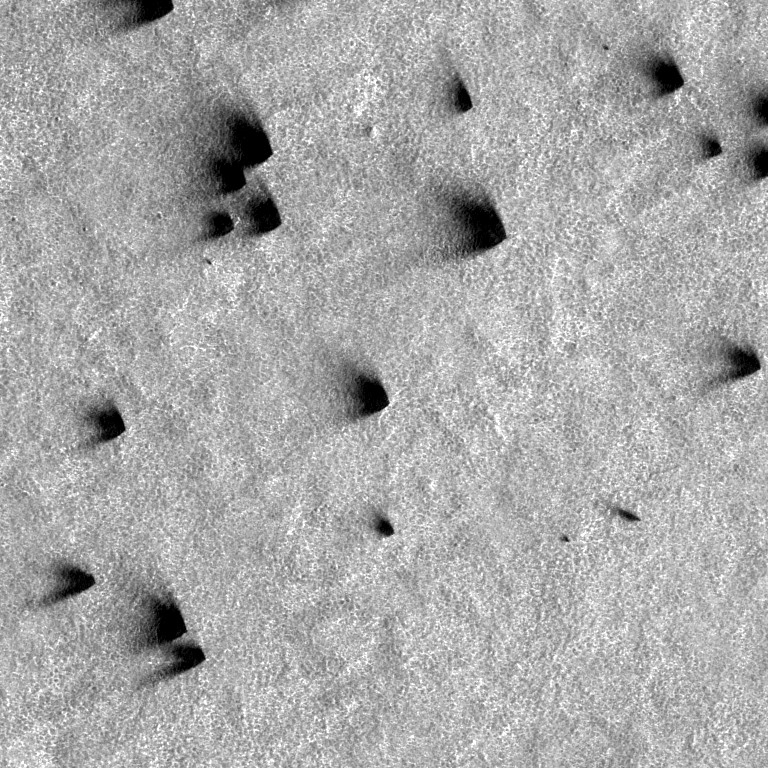
#> input picture training/refined-coco/test/ESP_020146_0950_APF0000q3e.jpg, 768 x 768 px
$ python -i refine_masks.py   (imports and definitions only)
#> lines starting #> are read from the running program, lines starting #| are printed output that depends on the picture; after the words box and inside, x2 and y2 are one past the last pixel; in counts of white or black regions, pixels touching at a corner belong together
#> further down, picture is the input picture: shape (768, 768, 3); min 0, max 255, mean 168.2
"""Create catalog-guided dark-fan masks for a second Roboflow experiment.

The source catalog supplies candidate fan locations. Local image contrast
snaps those approximate wedges to dark deposits; a candidate with no nearby
deposit is dropped. This is deliberately a weak-label refinement, not a claim
of hand-verified pixel ground truth.
"""

from __future__ import annotations

import json
import shutil
import zipfile
from pathlib import Path

import cv2
import numpy as np

from export_coco import OUT as SOURCE_DATASET

ROOT = Path(__file__).resolve().parents[1]
DEST = ROOT / "training" / "refined-coco"
ARCHIVE = ROOT / "training" / "mars-weather-refined-coco.zip"


def dark_components(image: np.ndarray):
    background = cv2.GaussianBlur(image, (0, 0), sigmaX=22)
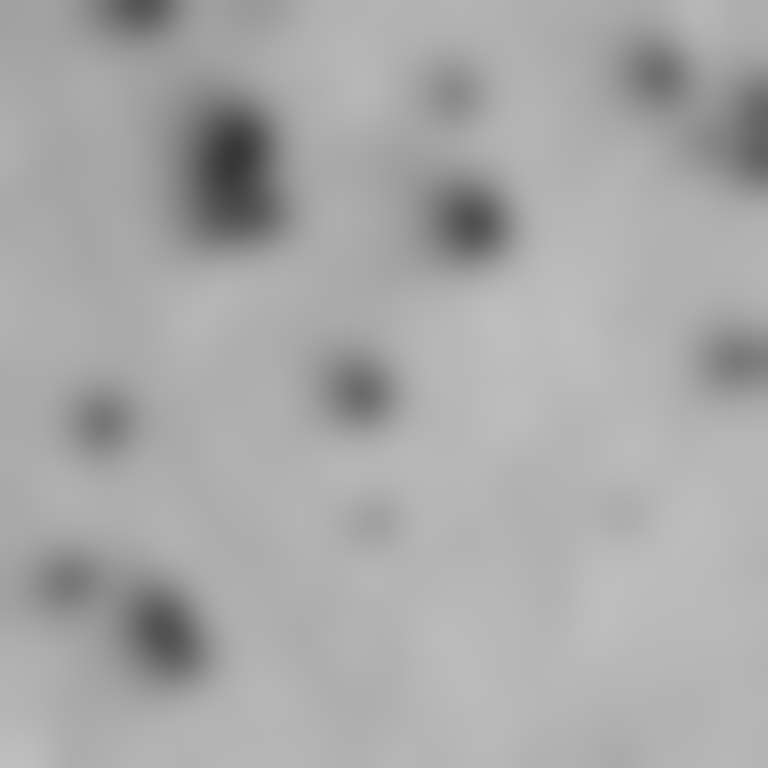
#> background: shape (768, 768, 3); min 54, max 191, mean 168.2
    contrast = background.astype(np.int16) - image.astype(np.int16)
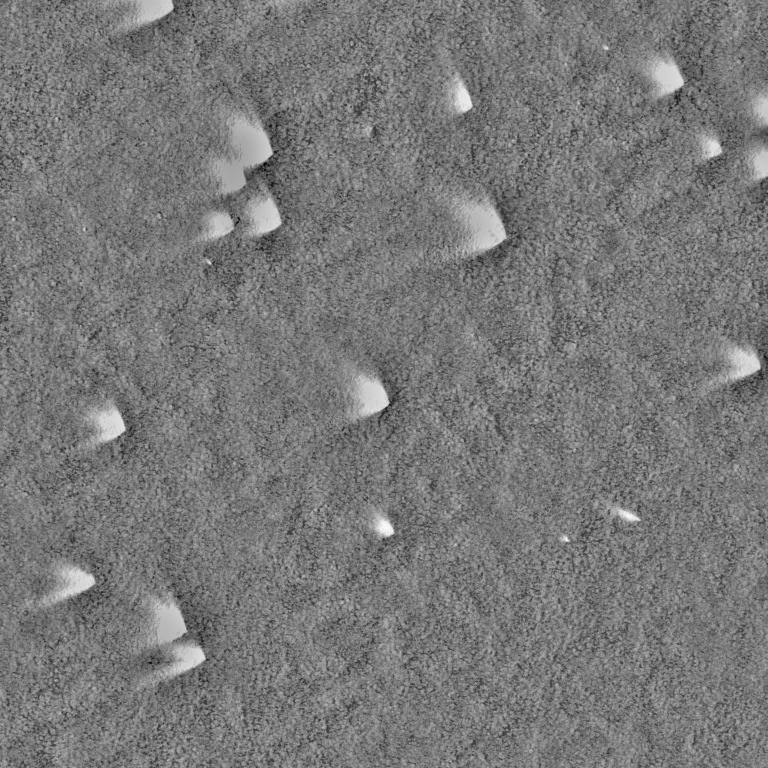
#> contrast: shape (768, 768, 3) int16; min -156, max 173, mean 0; drawn with min black and max white
    threshold = max(27, float(np.quantile(contrast, .86)))
#> threshold = 27
    mask = np.uint8(contrast >= threshold)
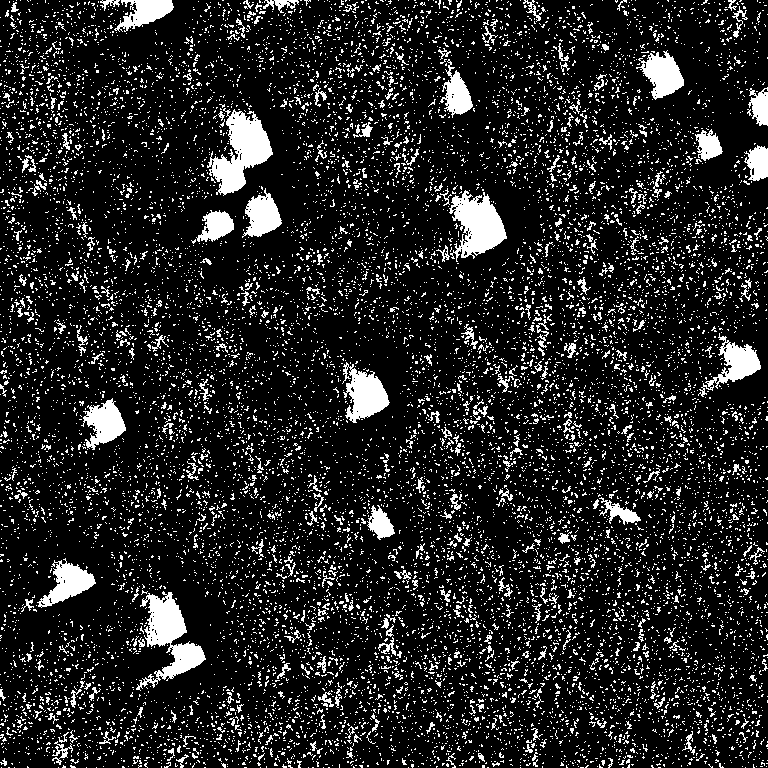
#> mask: shape (768, 768, 3); values 0 (black) and 1 (white), 13.8% white; 14048 white regions (13616 under 20 px), largest, box (x1, y1, x2, y2) and area: (207, 108, 273, 196) 2766, (136, 591, 206, 691) 2680, (449, 190, 507, 262) 2330
    mask = cv2.morphologyEx(mask, cv2.MORPH_OPEN, np.ones((3, 3), np.uint8))
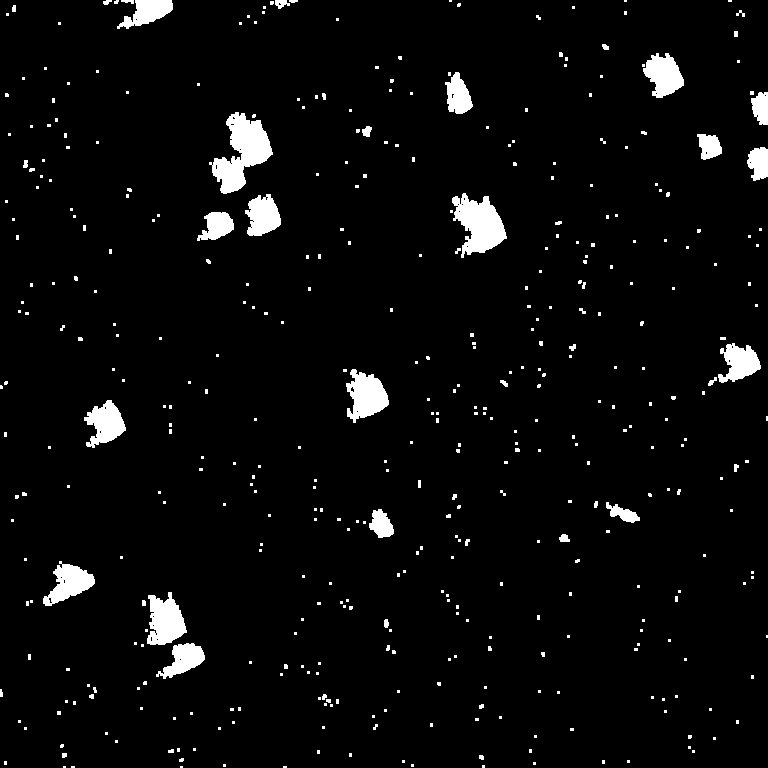
#> mask: shape (768, 768, 3); values 0 (black) and 1 (white), 4% white; 434 white regions (381 under 20 px), largest, box (x1, y1, x2, y2) and area: (209, 112, 273, 194) 2528, (452, 193, 507, 258) 2064, (346, 369, 389, 423) 1426
    mask = cv2.morphologyEx(mask, cv2.MORPH_CLOSE, np.ones((5, 5), np.uint8))
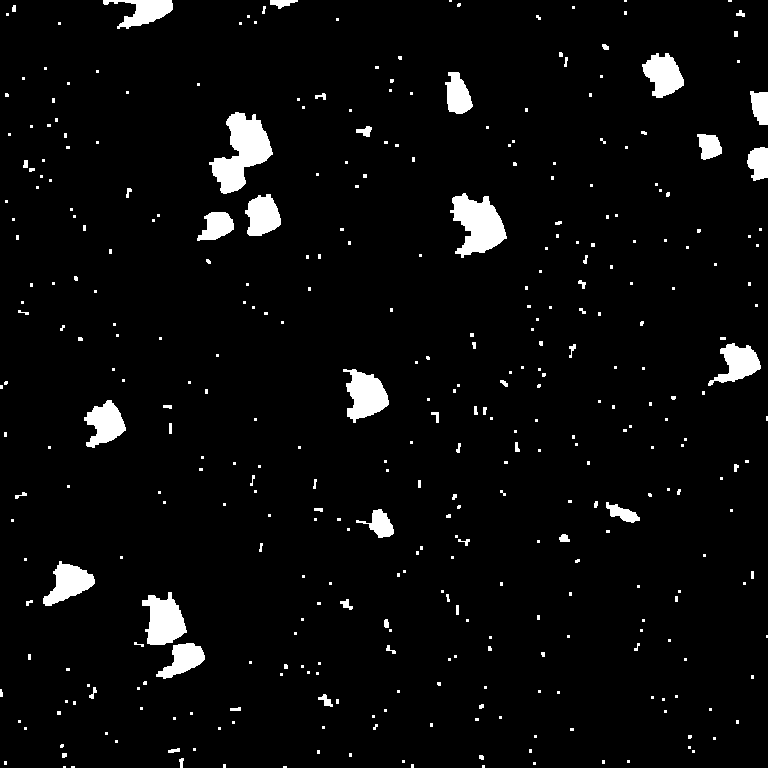
#> mask: shape (768, 768, 3); values 0 (black) and 1 (white), 4.2% white; 375 white regions (301 under 20 px), largest, box (x1, y1, x2, y2) and area: (209, 112, 273, 194) 2634, (450, 193, 507, 258) 2181, (142, 592, 187, 645) 1548
#> (the run stopped early here; a loop or call above may not have finished)

$ run again, on training/refined-coco/train/ESP_011296_0975_APF00006mg.jpg
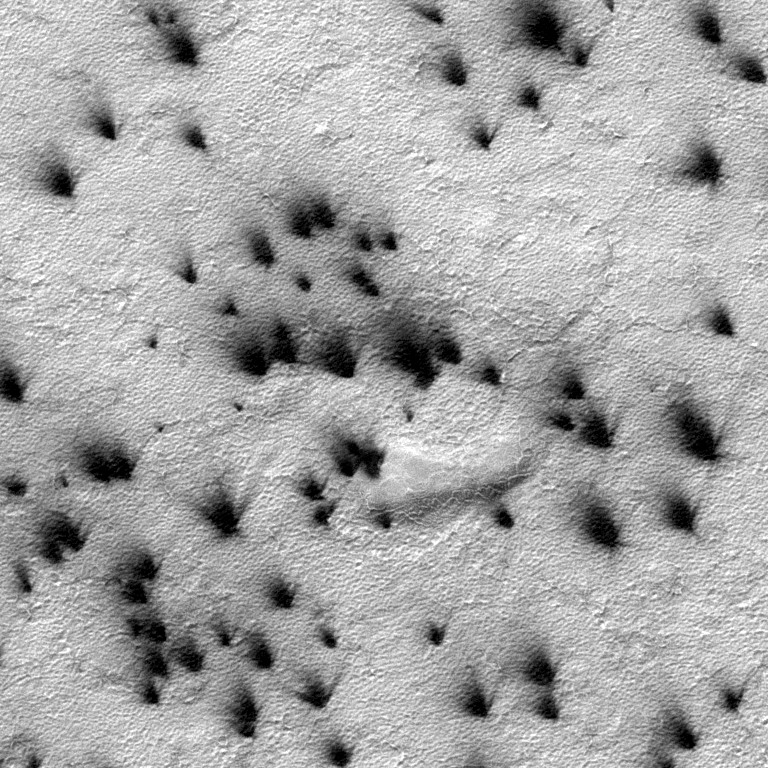
#> input picture training/refined-coco/train/ESP_011296_0975_APF00006mg.jpg, 768 x 768 px
#> picture is the input picture: shape (768, 768, 3); min 0, max 255, mean 165.3
#> in dark_components, `contrast = background.astype(np.int16) - image.astype(np.int16)`:
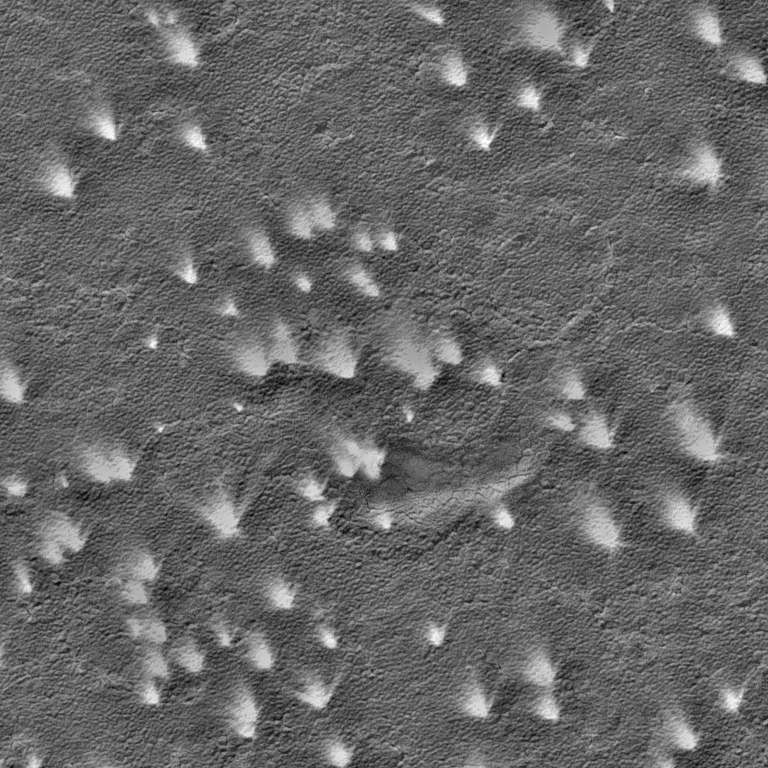
#> contrast: shape (768, 768, 3) int16; min -119, max 176, mean 0; drawn with min black and max white
#> threshold = 32
#> in dark_components, `mask = cv2.morphologyEx(mask, cv2.MORPH_CLOSE, np.ones((5, 5), np.uint..`:
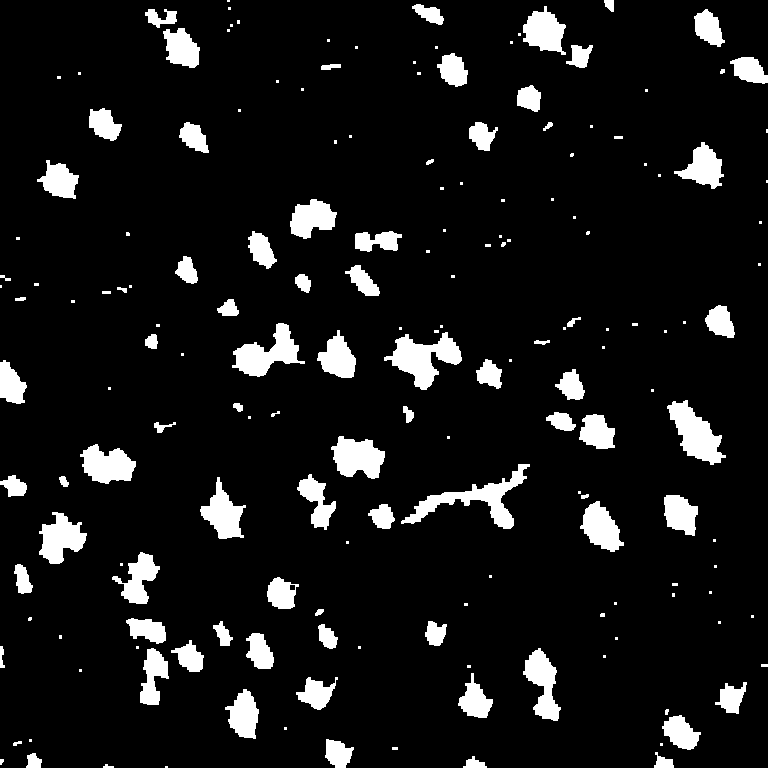
#> mask: shape (768, 768, 3); values 0 (black) and 1 (white), 8.8% white; 177 white regions (90 under 20 px), largest, box (x1, y1, x2, y2) and area: (401, 464, 530, 529) 2131, (384, 332, 462, 390) 2110, (667, 400, 726, 465) 1862

$ run again, on training/refined-coco/train/ESP_011296_0975_APF00006mh.jpg
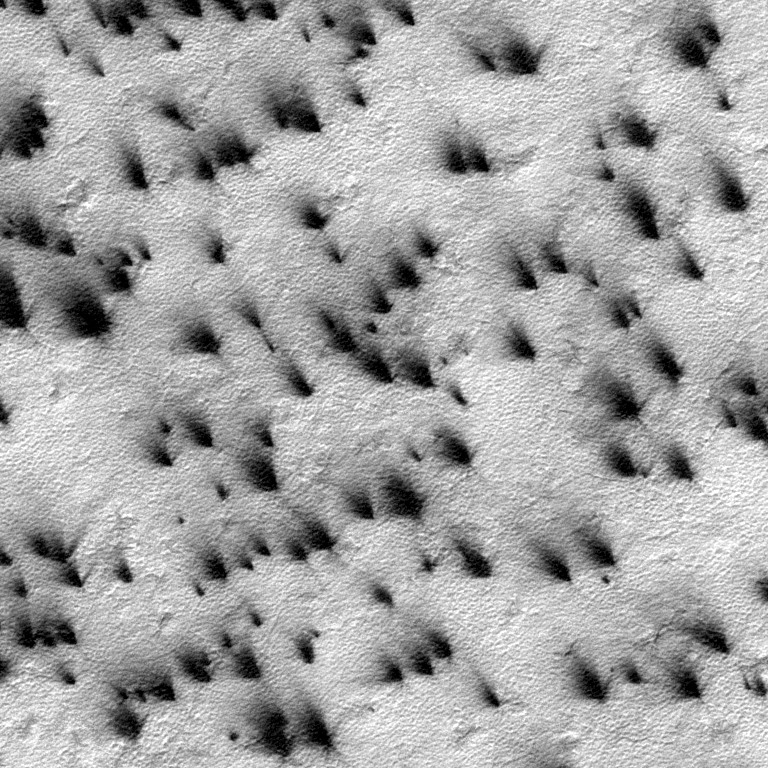
#> input picture training/refined-coco/train/ESP_011296_0975_APF00006mh.jpg, 768 x 768 px
#> picture is the input picture: shape (768, 768, 3); min 0, max 255, mean 163.2
#> in dark_components, `contrast = background.astype(np.int16) - image.astype(np.int16)`:
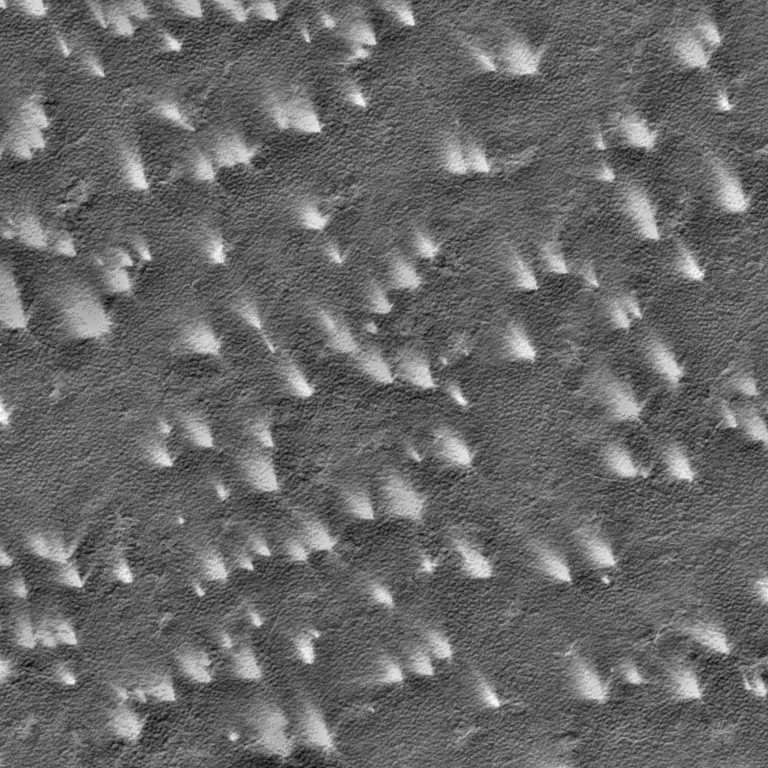
#> contrast: shape (768, 768, 3) int16; min -127, max 186, mean 0; drawn with min black and max white
#> threshold = 36
#> in dark_components, `mask = cv2.morphologyEx(mask, cv2.MORPH_CLOSE, np.ones((5, 5), np.uint..`:
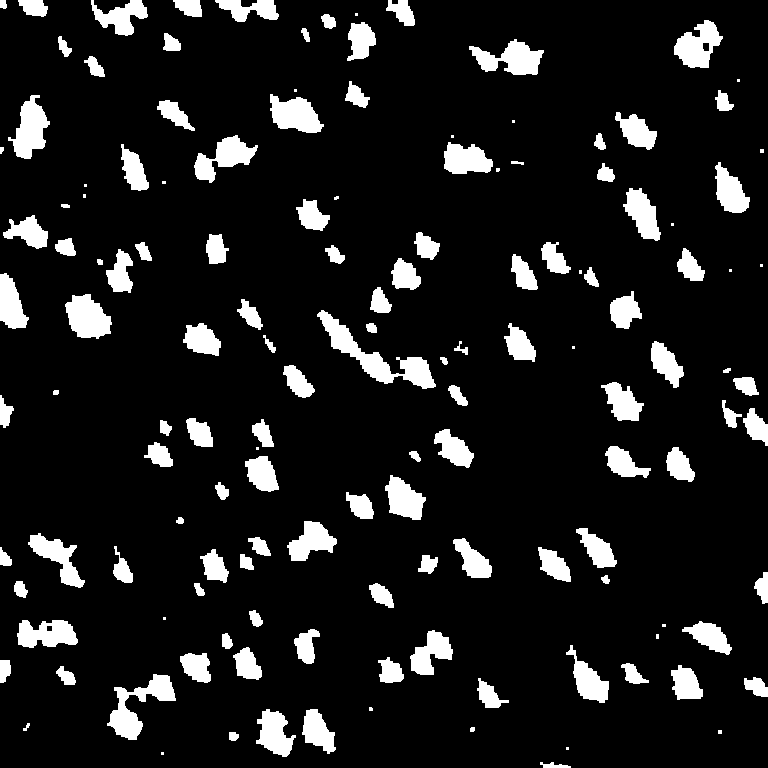
#> mask: shape (768, 768, 3); values 0 (black) and 1 (white), 10.9% white; 142 white regions (24 under 20 px), largest, box (x1, y1, x2, y2) and area: (317, 310, 436, 389) 2392, (107, 674, 176, 740) 1698, (469, 39, 544, 75) 1461

$ run again, on training/refined-coco/valid/ESP_020146_0950_APF0000q2q.jpg
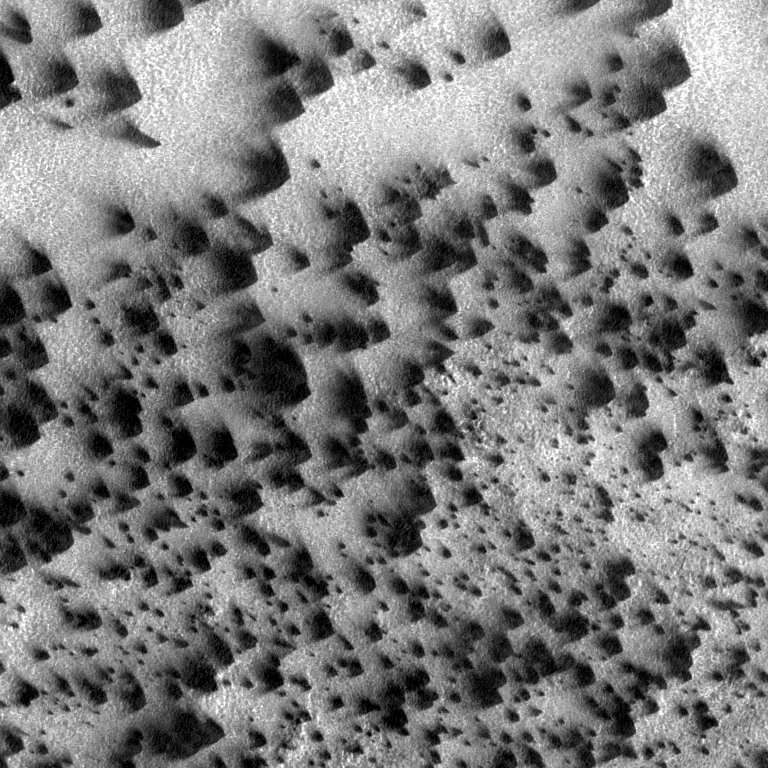
#> input picture training/refined-coco/valid/ESP_020146_0950_APF0000q2q.jpg, 768 x 768 px
#> picture is the input picture: shape (768, 768, 3); min 0, max 255, mean 123.1
#> in dark_components, `contrast = background.astype(np.int16) - image.astype(np.int16)`:
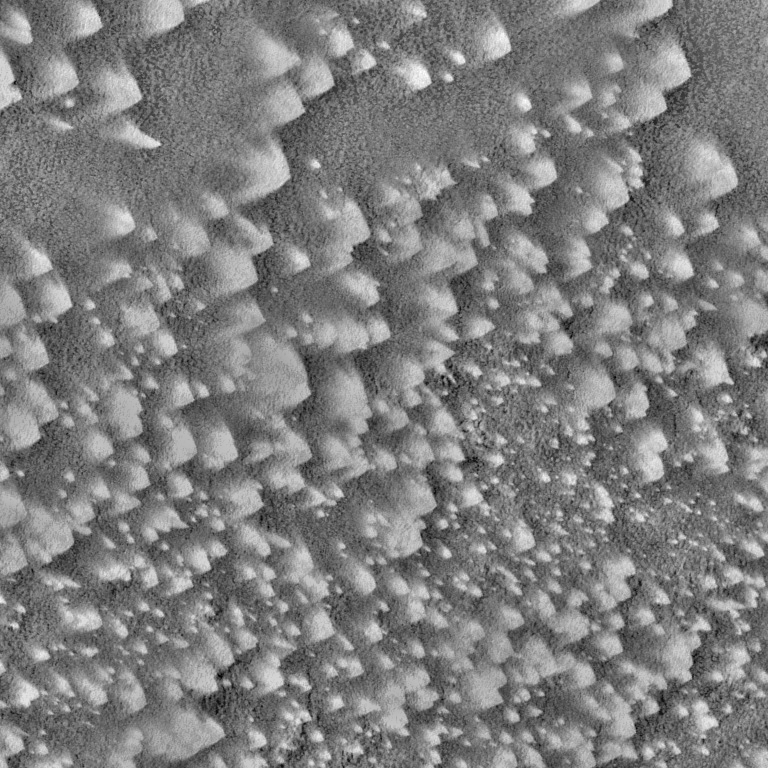
#> contrast: shape (768, 768, 3) int16; min -158, max 159, mean 0; drawn with min black and max white
#> threshold = 56
#> in dark_components, `mask = cv2.morphologyEx(mask, cv2.MORPH_CLOSE, np.ones((5, 5), np.uint..`:
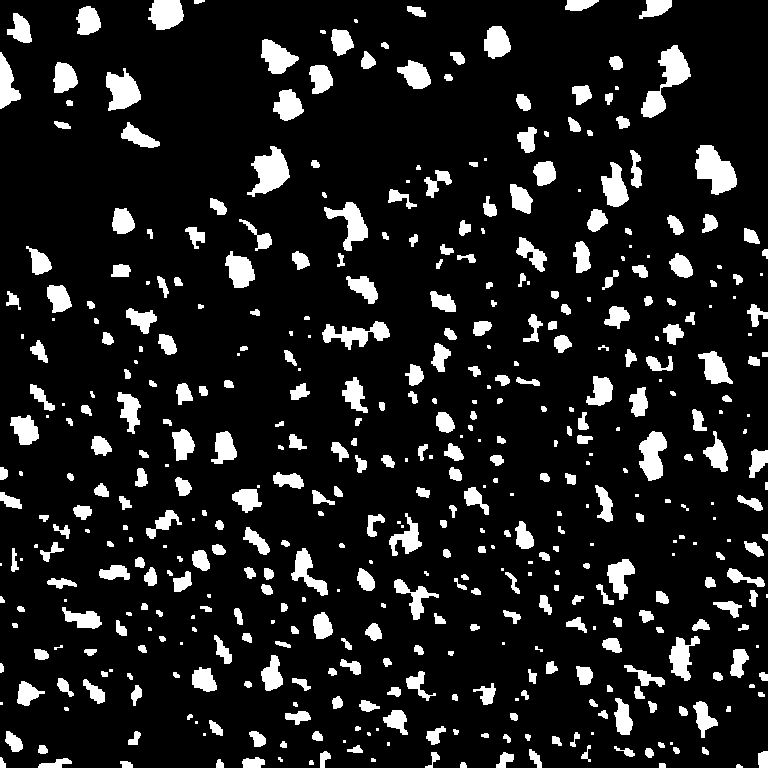
#> mask: shape (768, 768, 3); values 0 (black) and 1 (white), 11.8% white; 478 white regions (96 under 20 px), largest, box (x1, y1, x2, y2) and area: (641, 45, 691, 118) 1366, (695, 145, 737, 195) 1297, (247, 146, 290, 197) 1185
